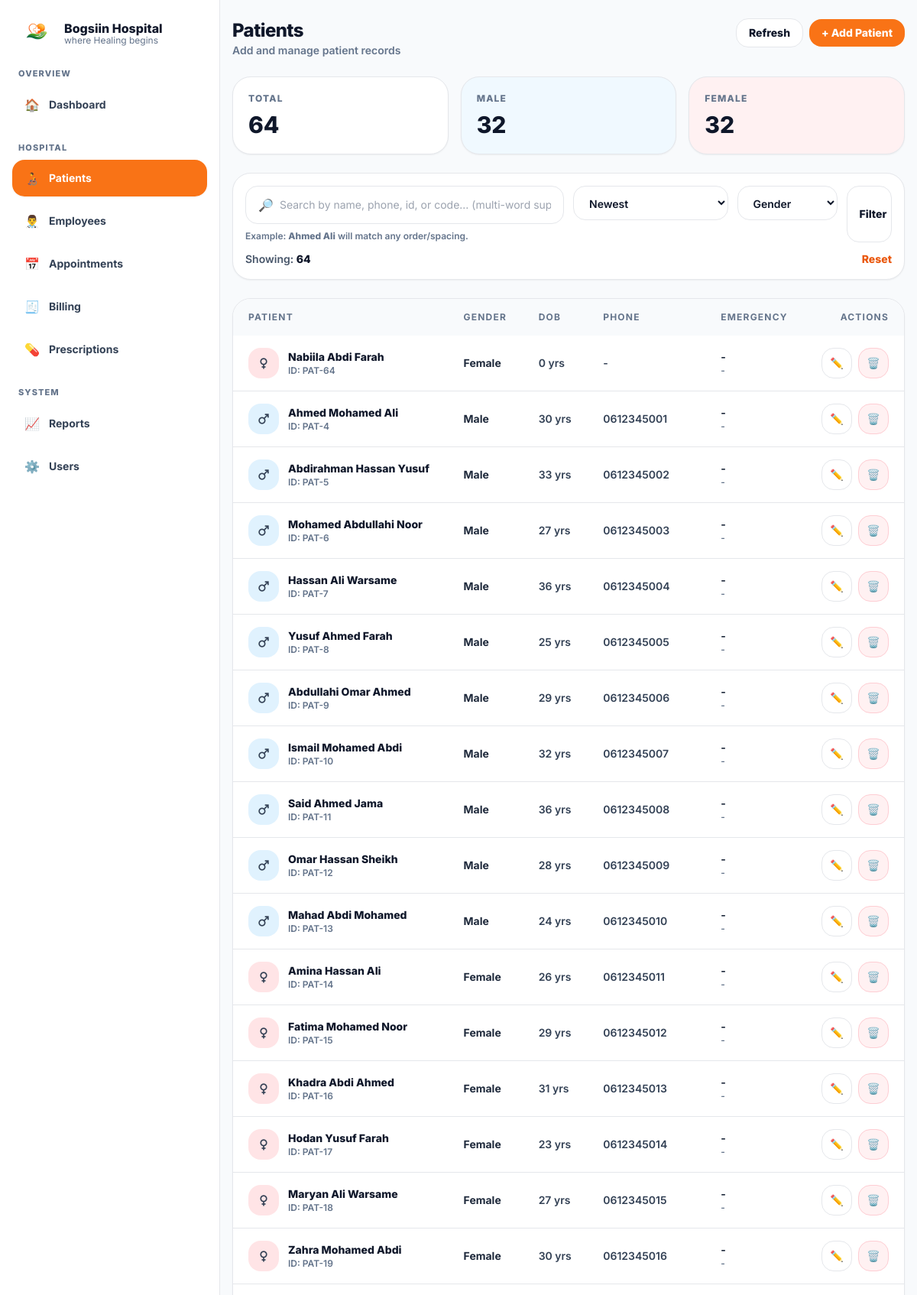
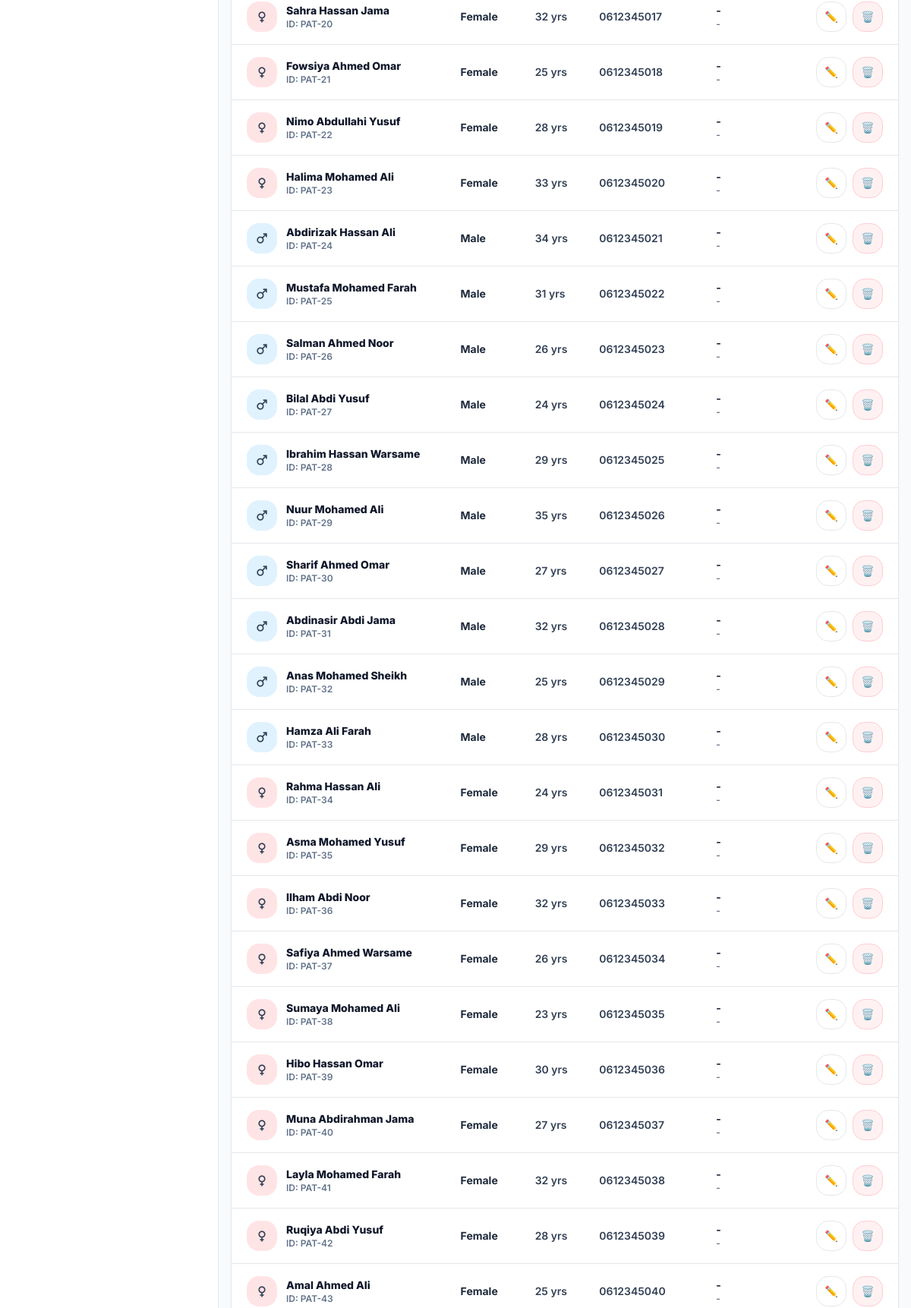
/patients/view.php (signed in, upper part), run on the app's committed database (2 pictures, top to bottom).
### tables this page shows
CREATE TABLE `patients` (
  `id` int(11) NOT NULL,
  `patient_code` varchar(30) DEFAULT NULL,
  `full_name` varchar(120) NOT NULL,
  `gender` enum('Male','Female') NOT NULL,
  `date_of_birth` date DEFAULT NULL,
  `phone` varchar(30) DEFAULT NULL,
  `address` text DEFAULT NULL,
  `emergency_contact_name` varchar(120) DEFAULT NULL,
  `emergency_contact_phone` varchar(30) DEFAULT NULL,
  `created_at` timestamp NOT NULL DEFAULT current_timestamp()
);

### patients/view.php (the view, shortened to what this page needs)
<?php
require_once __DIR__ . "/../includes/db.php";
function h($s){ return htmlspecialchars((string)$s, ENT_QUOTES, 'UTF-8'); }
$q = trim($_GET["q"] ?? "");
$sort = trim($_GET["sort"] ?? "");
$where = [];
$params = [];
$whereSql = $where ? ("WHERE " . implode(" AND ", $where)) : "";
$totalPatients = (int)$pdo->query("SELECT COUNT(*) FROM patients")->fetchColumn();
$totalMale = (int)$pdo->query("SELECT COUNT(*) FROM patients WHERE gender='Male'")->fetchColumn();
$totalFemale = (int)$pdo->query("SELECT COUNT(*) FROM patients WHERE gender='Female'")->fetchColumn();
$rows = [];
$sort = strtolower($sort);
switch ($sort) {
  case 'newest':
  default:
    $orderSql = 'ORDER BY created_at DESC';
    break;
}
try {
  $sql = "SELECT * FROM patients $whereSql $orderSql LIMIT 300";
  $stmt = $pdo->prepare($sql);
  $stmt->execute($params);
  $rows = $stmt->fetchAll() ?: [];
} catch (Throwable $e) {
  $rows = [];
  flash_set("error", "Filter error: " . $e->getMessage());
}
include_once __DIR__ . "/../includes/header.php";
?>
 <div class="min-h-screen bg-slate-50 md:pl-72">
<div class="md:flex min-h-screen">
  <?php include __DIR__ . "/../includes/sidebar.php"; ?>
  <div class="flex-1">
    <div class="mx-auto max-w-6xl px-4 py-6">
      <div class="flex flex-col gap-4 md:flex-row md:items-start md:justify-between">
        <div>
          <div class="text-2xl font-extrabold tracking-tight">Patients</div>
          <div class="text-sm font-semibold text-slate-500">Add and manage patient records</div>
        </div>
        <div class="flex items-center gap-2">
          <a href="/hospital/patients/view.php"
             class="rounded-2xl border bg-white px-4 py-2 text-sm font-extrabold hover:bg-slate-50">
            Refresh
          </a>
          <button id="openAddModal"
                  class="rounded-2xl bg-orange-500 px-4 py-2 text-sm font-extrabold text-white hover:bg-orange-600">
            + Add Patient
          </button>
        </div>
      </div>
      <section class="mt-6 grid gap-4 md:grid-cols-3">
        <div class="rounded-3xl border bg-white p-5 shadow-sm">
          <div class="text-xs font-extrabold tracking-widest text-slate-500">TOTAL</div>
          <div class="mt-2 text-3xl font-extrabold"><?php echo $totalPatients; ?></div>
        </div>
        <div class="rounded-3xl border bg-sky-50 p-5 shadow-sm">
          <div class="text-xs font-extrabold tracking-widest text-slate-500">MALE</div>
          <div class="mt-2 text-3xl font-extrabold"><?php echo $totalMale; ?></div>
        </div>
        <div class="rounded-3xl border bg-rose-50 p-5 shadow-sm">
          <div class="text-xs font-extrabold tracking-widest text-slate-500">FEMALE</div>
          <div class="mt-2 text-3xl font-extrabold"><?php echo $totalFemale; ?></div>
        </div>
      </section>
      <section class="mt-6 rounded-3xl border bg-white p-4 shadow-sm">
        <form class="grid gap-3 lg:grid-cols-12" method="GET">
          <div class="lg:col-span-6">
            <div class="flex items-center gap-2 rounded-2xl border bg-white px-4 py-3">
              <span class="text-slate-400">🔎</span>
              <input name="q" value="<?php echo h($q); ?>"
                     class="w-full bg-transparent text-sm outline-none"
                     placeholder="Search by name, phone, id, or code… (multi-word supported)" />
            </div>
            <div class="mt-2 text-xs font-semibold text-slate-500">
              Example: <span class="font-extrabold">Ahmed Ali</span> will match any order/spacing.
            </div>
          </div>
          <div class="lg:col-span-3">
            <select name="sort" class="w-full rounded-2xl border bg-white px-4 py-3 text-sm font-semibold outline-none">
              <option value="newest" <?php echo ($sort==="newest" || $sort==="")?"selected":""; ?>>Newest</option>
            </select>
          </div>
          <div class="lg:col-span-2">
            <select name="gender" class="w-full rounded-2xl border bg-white px-4 py-3 text-sm font-semibold outline-none">
              <option value="">Gender</option>
            </select>
          </div>
          <div class="lg:col-span-1 flex gap-2">
            <button class="w-full rounded-2xl border bg-white px-4 py-3 text-sm font-extrabold hover:bg-slate-50" type="submit">
              Filter
            </button>
          </div>
        </form>
        <div class="mt-3 flex items-center justify-between text-sm">
          <div class="font-semibold text-slate-600">Showing: <span class="font-extrabold text-slate-900"><?php echo is_array($rows)?count($rows):0; ?></span></div>
          <a href="/hospital/patients/view.php" class="font-extrabold text-orange-600 hover:text-orange-700">Reset</a>
        </div>
      </section>
      <section class="mt-6 rounded-3xl border bg-white shadow-sm overflow-hidden">
        <div class="overflow-x-auto">
          <table class="w-full text-left text-sm">
            <thead class="bg-slate-50 text-xs font-extrabold tracking-widest text-slate-500">
              <tr>
                <th class="px-5 py-4">PATIENT</th>
                <th class="px-5 py-4">GENDER</th>
                <th class="px-5 py-4">DOB</th>
                <th class="px-5 py-4">PHONE</th>
                <th class="px-5 py-4">EMERGENCY</th>
                <th class="px-5 py-4 text-right">ACTIONS</th>
              </tr>
            </thead>
            <tbody class="divide-y">
              <?php if (!$rows): ?>
                <tr>
                  <td colspan="6" class="px-5 py-10 text-center text-slate-500 font-semibold">
                    No patients found.
                  </td>
                </tr>
              <?php else: ?>
                <?php foreach ($rows as $r): ?>
                  <?php
                    $payload = base64_encode(json_encode($r));
                  ?>
                  <tr class="hover:bg-slate-50/60">
                    <td class="px-5 py-4">
                      <div class="flex items-center gap-3">
                        <?php
                          $icon_name = 'person';
                          $bg = 'bg-orange-100';
                          $g = strtolower(trim((string)($r['gender'] ?? '')));
                          if ($g === 'female' || $g === 'f') { $icon_name = 'female'; $bg = 'bg-rose-100'; }
                          else if ($g === 'male' || $g === 'm') { $icon_name = 'male'; $bg = 'bg-sky-100'; }
                        ?>
                        <div class="h-10 w-10 rounded-2xl <?php echo $bg; ?> flex items-center justify-center">
                          <span class="material-icons text-slate-700 text-xl" aria-hidden="true"><?php echo $icon_name; ?></span>
                        </div>
                        <div class="min-w-0">
                          <div class="font-extrabold text-slate-900 truncate"><?php echo h($r["full_name"]); ?></div>
                          <div class="text-xs font-semibold text-slate-500">
                            <?php echo $r["patient_code"] ? "ID: ".h($r["patient_code"]) : "ID: PAT-".h($r["id"]); ?>
                          </div>
                        </div>
                      </div>
                    </td>
                    <td class="px-5 py-4 font-bold text-slate-800"><?php echo h($r["gender"]); ?></td>
                    <td class="px-5 py-4 font-semibold text-slate-700">
                      <?php
                        $dob = $r["date_of_birth"] ?? null;
                        if ($dob && $dob !== "") {
                          try {
                            $dobDt = new DateTime($dob);
                            $now = new DateTime();
                            $age = $dobDt->diff($now)->y;
                            echo h($age . ' yrs');
                          } catch (Throwable $e) {
                            echo h($dob);
                          }
                        } else {
                          echo '-';
                        }
                      ?>
                    </td>
                    <td class="px-5 py-4 font-semibold text-slate-700"><?php echo h($r["phone"] ?? "-"); ?></td>
                    <td class="px-5 py-4">
                      <div class="text-sm font-bold text-slate-800"><?php echo h($r["emergency_contact_name"] ?? "-"); ?></div>
                      <div class="text-xs font-semibold text-slate-500"><?php echo h($r["emergency_contact_phone"] ?? "-"); ?></div>
                    </td>
                    <td class="px-5 py-4">
                      <div class="flex justify-end gap-2">
                        <button type="button"
                          class="grid h-10 w-10 place-items-center rounded-2xl border bg-white hover:bg-slate-50"
                          title="Edit"
                          data-p="<?php echo h($payload); ?>"
                          onclick="openEdit(this)">✏️</button>
                        <form method="POST" onsubmit="return confirm('Delete this patient?');">
                          <button type="submit"
                            class="grid h-10 w-10 place-items-center rounded-2xl border border-rose-200 bg-rose-50 hover:bg-rose-100"
                            title="Delete">🗑️</button>
                        </form>
                      </div>
                    </td>
                  </tr>
                <?php endforeach; ?>
              <?php endif; ?>
            </tbody>
          </table>
        </div>
      </section>
    </div>
  </div>
</div>

### includes/header.php (style rules this page uses)
body { font-family: Inter, system-ui, -apple-system, Segoe UI, Roboto, Arial, sans-serif; }

### data on the page
patients: full_name "Nabiila Abdi Farah", id "64", gender "Female", date_of_birth "0 yrs", phone "-", emergency_contact_name "-", emergency_contact_phone "-"
patients: full_name "Ahmed Mohamed Ali", id "4", gender "Male", date_of_birth "30 yrs", phone "0612345001", emergency_contact_name "-", emergency_contact_phone "-"
patients: full_name "Abdirahman Hassan Yusuf", id "5", gender "Male", date_of_birth "33 yrs", phone "0612345002", emergency_contact_name "-", emergency_contact_phone "-"
patients: full_name "Mohamed Abdullahi Noor", id "6", gender "Male", date_of_birth "27 yrs", phone "0612345003", emergency_contact_name "-", emergency_contact_phone "-"
patients: full_name "Hassan Ali Warsame", id "7", gender "Male", date_of_birth "36 yrs", phone "0612345004", emergency_contact_name "-", emergency_contact_phone "-"
patients: full_name "Yusuf Ahmed Farah", id "8", gender "Male", date_of_birth "25 yrs", phone "0612345005", emergency_contact_name "-", emergency_contact_phone "-"
patients: full_name "Abdullahi Omar Ahmed", id "9", gender "Male", date_of_birth "29 yrs", phone "0612345006", emergency_contact_name "-", emergency_contact_phone "-"
patients: full_name "Ismail Mohamed Abdi", id "10", gender "Male", date_of_birth "32 yrs", phone "0612345007", emergency_contact_name "-", emergency_contact_phone "-"
patients: full_name "Said Ahmed Jama", id "11", gender "Male", date_of_birth "36 yrs", phone "0612345008", emergency_contact_name "-", emergency_contact_phone "-"
patients: full_name "Omar Hassan Sheikh", id "12", gender "Male", date_of_birth "28 yrs", phone "0612345009", emergency_contact_name "-", emergency_contact_phone "-"
patients: full_name "Mahad Abdi Mohamed", id "13", gender "Male", date_of_birth "24 yrs", phone "0612345010", emergency_contact_name "-", emergency_contact_phone "-"
patients: full_name "Amina Hassan Ali", id "14", gender "Female", date_of_birth "26 yrs", phone "0612345011", emergency_contact_name "-", emergency_contact_phone "-"
patients: full_name "Fatima Mohamed Noor", id "15", gender "Female", date_of_birth "29 yrs", phone "0612345012", emergency_contact_name "-", emergency_contact_phone "-"
patients: full_name "Khadra Abdi Ahmed", id "16", gender "Female", date_of_birth "31 yrs", phone "0612345013", emergency_contact_name "-", emergency_contact_phone "-"
patients: full_name "Hodan Yusuf Farah", id "17", gender "Female", date_of_birth "23 yrs", phone "0612345014", emergency_contact_name "-", emergency_contact_phone "-"
patients: full_name "Maryan Ali Warsame", id "18", gender "Female", date_of_birth "27 yrs", phone "0612345015", emergency_contact_name "-", emergency_contact_phone "-"
patients: full_name "Zahra Mohamed Abdi", id "19", gender "Female", date_of_birth "30 yrs", phone "0612345016", emergency_contact_name "-", emergency_contact_phone "-"
patients: full_name "Sahra Hassan Jama", id "20", gender "Female", date_of_birth "32 yrs", phone "0612345017", emergency_contact_name "-", emergency_contact_phone "-"
patients: full_name "Fowsiya Ahmed Omar", id "21", gender "Female", date_of_birth "25 yrs", phone "0612345018", emergency_contact_name "-", emergency_contact_phone "-"
patients: full_name "Nimo Abdullahi Yusuf", id "22", gender "Female", date_of_birth "28 yrs", phone "0612345019", emergency_contact_name "-", emergency_contact_phone "-"
patients: full_name "Halima Mohamed Ali", id "23", gender "Female", date_of_birth "33 yrs", phone "0612345020", emergency_contact_name "-", emergency_contact_phone "-"
patients: full_name "Abdirizak Hassan Ali", id "24", gender "Male", date_of_birth "34 yrs", phone "0612345021", emergency_contact_name "-", emergency_contact_phone "-"
patients: full_name "Mustafa Mohamed Farah", id "25", gender "Male", date_of_birth "31 yrs", phone "0612345022", emergency_contact_name "-", emergency_contact_phone "-"
patients: full_name "Salman Ahmed Noor", id "26", gender "Male", date_of_birth "26 yrs", phone "0612345023", emergency_contact_name "-", emergency_contact_phone "-"
patients: full_name "Bilal Abdi Yusuf", id "27", gender "Male", date_of_birth "24 yrs", phone "0612345024", emergency_contact_name "-", emergency_contact_phone "-"
patients: full_name "Ibrahim Hassan Warsame", id "28", gender "Male", date_of_birth "29 yrs", phone "0612345025", emergency_contact_name "-", emergency_contact_phone "-"
patients: full_name "Nuur Mohamed Ali", id "29", gender "Male", date_of_birth "35 yrs", phone "0612345026", emergency_contact_name "-", emergency_contact_phone "-"
patients: full_name "Sharif Ahmed Omar", id "30", gender "Male", date_of_birth "27 yrs", phone "0612345027", emergency_contact_name "-", emergency_contact_phone "-"
patients: full_name "Abdinasir Abdi Jama", id "31", gender "Male", date_of_birth "32 yrs", phone "0612345028", emergency_contact_name "-", emergency_contact_phone "-"
patients: full_name "Anas Mohamed Sheikh", id "32", gender "Male", date_of_birth "25 yrs", phone "0612345029", emergency_contact_name "-", emergency_contact_phone "-"
patients: full_name "Hamza Ali Farah", id "33", gender "Male", date_of_birth "28 yrs", phone "0612345030", emergency_contact_name "-", emergency_contact_phone "-"
patients: full_name "Rahma Hassan Ali", id "34", gender "Female", date_of_birth "24 yrs", phone "0612345031", emergency_contact_name "-", emergency_contact_phone "-"
patients: full_name "Asma Mohamed Yusuf", id "35", gender "Female", date_of_birth "29 yrs", phone "0612345032", emergency_contact_name "-", emergency_contact_phone "-"
patients: full_name "Ilham Abdi Noor", id "36", gender "Female", date_of_birth "32 yrs", phone "0612345033", emergency_contact_name "-", emergency_contact_phone "-"
patients: full_name "Safiya Ahmed Warsame", id "37", gender "Female", date_of_birth "26 yrs", phone "0612345034", emergency_contact_name "-", emergency_contact_phone "-"
patients: full_name "Sumaya Mohamed Ali", id "38", gender "Female", date_of_birth "23 yrs", phone "0612345035", emergency_contact_name "-", emergency_contact_phone "-"
patients: full_name "Hibo Hassan Omar", id "39", gender "Female", date_of_birth "30 yrs", phone "0612345036", emergency_contact_name "-", emergency_contact_phone "-"
patients: full_name "Muna Abdirahman Jama", id "40", gender "Female", date_of_birth "27 yrs", phone "0612345037", emergency_contact_name "-", emergency_contact_phone "-"
patients: full_name "Layla Mohamed Farah", id "41", gender "Female", date_of_birth "32 yrs", phone "0612345038", emergency_contact_name "-", emergency_contact_phone "-"
patients: full_name "Ruqiya Abdi Yusuf", id "42", gender "Female", date_of_birth "28 yrs", phone "0612345039", emergency_contact_name "-", emergency_contact_phone "-"
patients: full_name "Amal Ahmed Ali", id "43", gender "Female", date_of_birth "25 yrs", phone "0612345040", emergency_contact_name "-", emergency_contact_phone "-"

### other printed values
$totalPatients "64"
$totalMale "32"
$totalFemale "32"
count($rows) "64"
